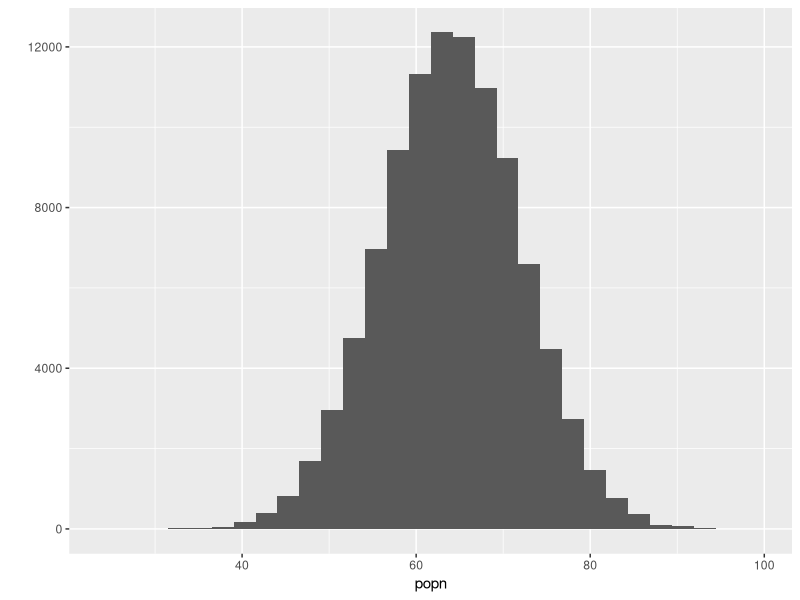
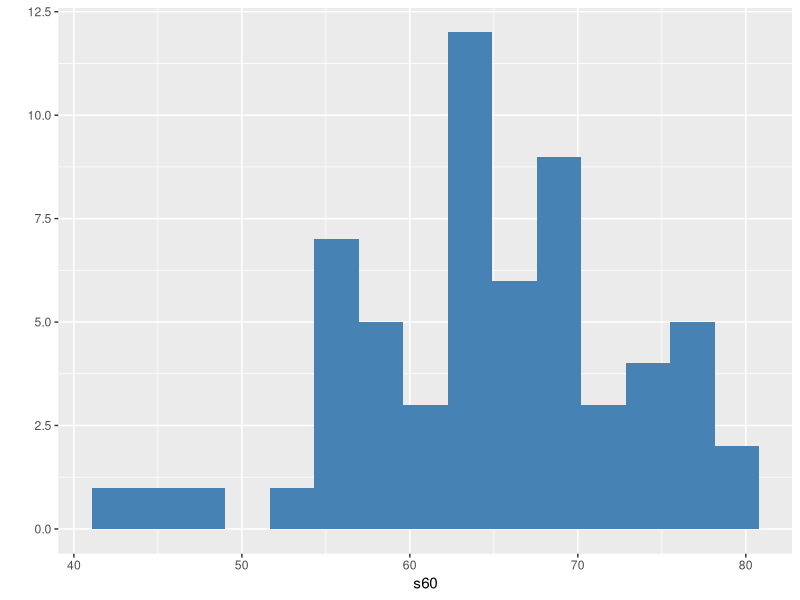
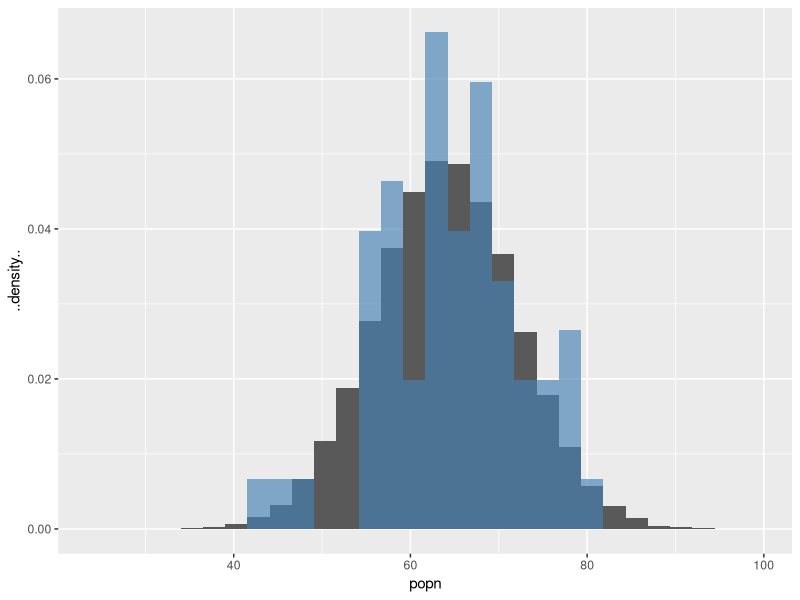
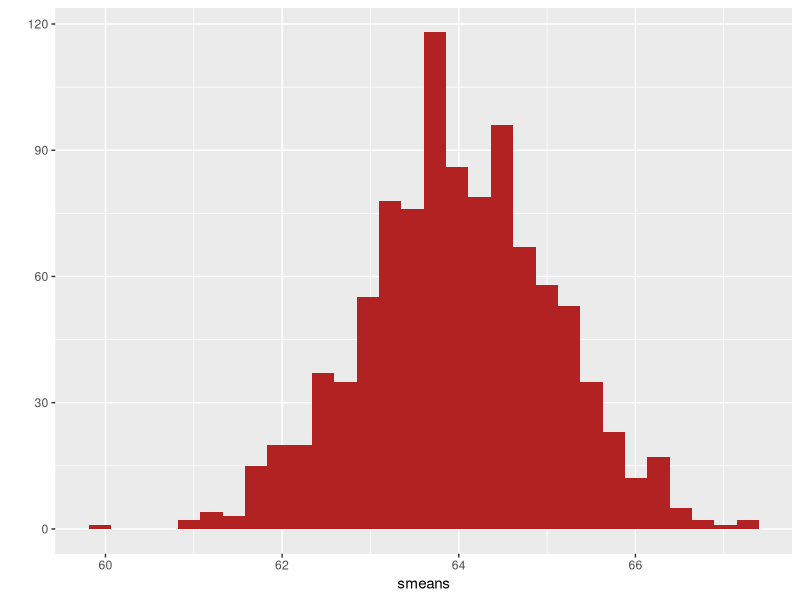
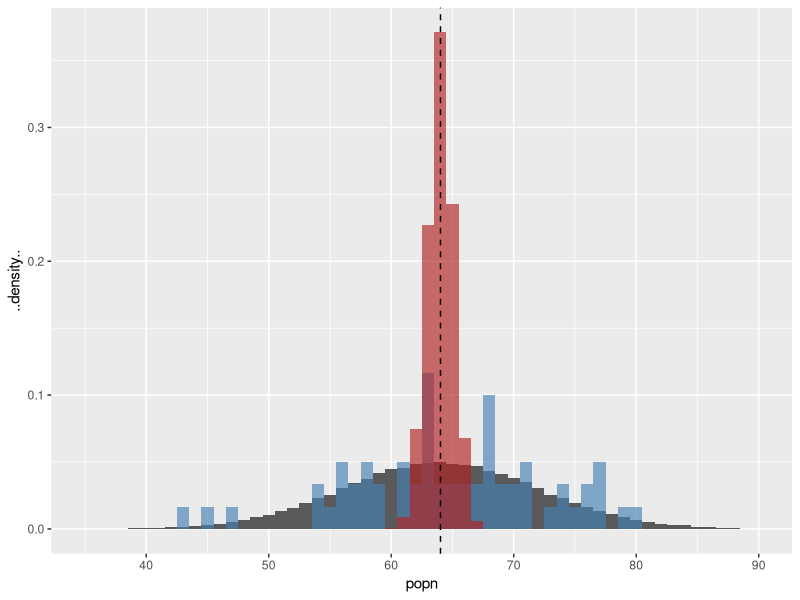
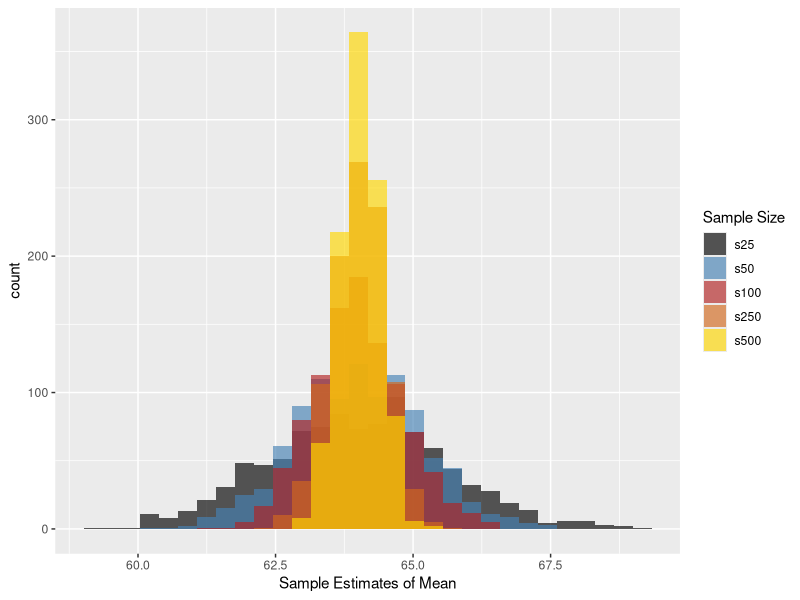
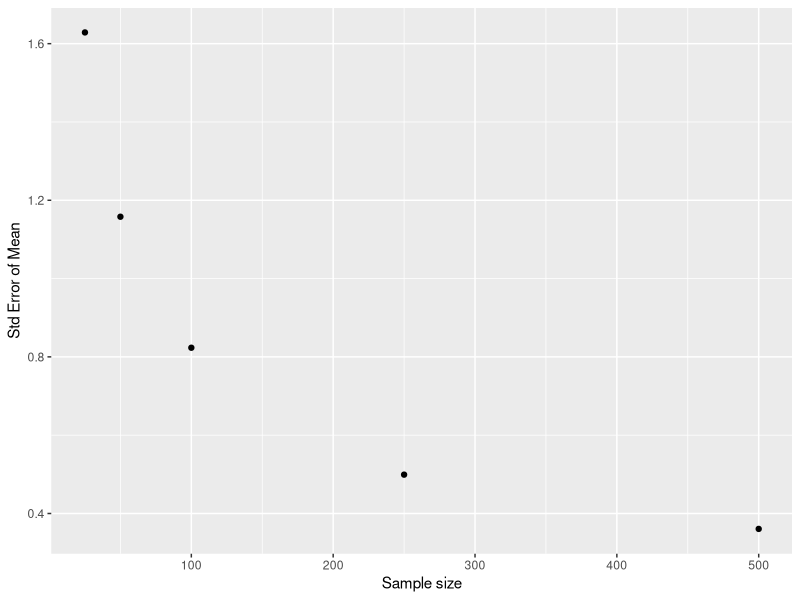
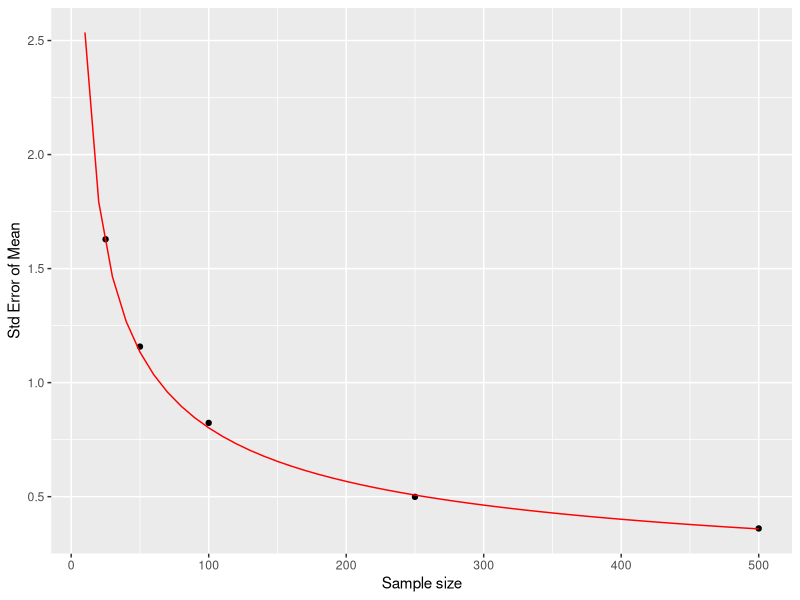

R code for these plots, in order:
## ---- chunk 1
knitr::opts_chunk$set(echo = TRUE, prompt = FALSE, eval = TRUE, 
                      comment=NA, warning = FALSE, results="markup",
                      message = FALSE, cache = FALSE)
options(digits = 4)
## ---- chunk 2
set.seed(20161017)

mu <- 64
sigma <- 8
n <- 100000
popn <- rnorm(n, mean = mu, sd = sigma)
true.mu <- mean(popn)
true.sigma <- sd(popn)
## ---- chunk 3
library(ggplot2)
qplot(popn, geom = "histogram")
## ---- chunk 4
s60 <- sample(popn, 60)
## ---- chunk 5
qplot(s60, geom = "histogram", fill = I("steelblue"), bins=15)
## ---- chunk 6
qplot(popn, y = ..density.., geom = "histogram") +
  geom_histogram(aes(x = s60, y = ..density..), 
                 alpha = 0.65, fill = "steelblue")
## ---- chunk 7
smeans <- rep(NA, 1000)
for (i in 1:1000) {
    rsample <- sample(popn, size=60)
    smeans[i] <- mean(rsample)
}
## ---- chunk 8
qplot(smeans, geom = "histogram", fill = I("firebrick"))
## ---- chunk 9
qplot(popn, y = ..density.., geom = "histogram",
      binwidth=1) +
  geom_histogram(aes(x = s60, y = ..density..), 
                 alpha = 0.65, fill = "steelblue", 
                 binwidth=1) +
  geom_histogram(aes(x = smeans, y = ..density..), 
                 alpha = 0.65, fill = "firebrick", 
                 binwidth=1) +
  geom_vline(xintercept = true.mu, linetype = "dashed") + 
  lims(x = c(35,90))
## ---- chunk 10
c(mean(smeans), true.mu)
## ---- chunk 11
sampling.distn.of.mean <- function(X, size = 25, nreps = 1000) {
  sample.means <- rep(NA, nreps)
  for(i in 1:nreps) {
    sample.n <- sample(X, size)
    sample.means[i] = mean(sample.n)  
  }
  return(sample.means)
}
## ---- chunk 12
smeans.25 <- sampling.distn.of.mean(popn, size = 25)
smeans.50 <- sampling.distn.of.mean(popn, size = 50)
smeans.100 <- sampling.distn.of.mean(popn, size = 100)
smeans.250 <- sampling.distn.of.mean(popn, size = 250)
smeans.500 <- sampling.distn.of.mean(popn, size = 500)
## ---- chunk 13
ggplot() + 
  geom_histogram(aes(x = smeans.25, fill="s25"), alpha=0.65) + 
  geom_histogram(aes(x = smeans.50, fill="s50"), alpha=0.65) +
  geom_histogram(aes(x = smeans.100, fill="s100"), alpha=0.65) +
  geom_histogram(aes(x = smeans.250, fill="s250"), alpha=0.65) +
  geom_histogram(aes(x = smeans.500, fill="s500"), alpha=0.65) +
  scale_fill_manual("Sample Size",
                    values=c(s25  = "black",
                             s50  = "steelblue",
                             s100 = "firebrick",
                             s250 = "chocolate",
                             s500 = "gold"),
                    breaks = c("s25", "s50", "s100", "s250", "s500")) + 
  labs(x = "Sample Estimates of Mean")
## ---- chunk 14
se.25 <- sd(smeans.25)
se.50 <- sd(smeans.50)
se.100 <- sd(smeans.100)
se.250 <- sd(smeans.250)
se.500 <- sd(smeans.500)

ssize <- c(25, 50, 100, 250, 500)
SE <- c(se.25, se.50, se.100, se.250, se.500)

qplot(ssize, SE) + 
  labs(x = "Sample size", y = "Std Error of Mean")
## ---- chunk 15
theory <- sapply(seq(10,500,10), function(x){ sd(popn)/sqrt(x) })

qplot(ssize, SE) + 
  geom_line(aes(x = seq(10,500,10), y = theory), color="red") +
  labs(x = "Sample size", y = "Std Error of Mean") 

## ---- chunk 16

pop.sd <- function(x) {
  sqrt(var(x)*(length(x)-1)/length(x))
}

sampling.distn.of.sd <- function(X, size = 25, nreps = 1000) {
  sample.sd <- rep(NA, nreps)
  for(i in 1:nreps) {
    sample.n <- sample(X, size)
    sample.sd[i] = sd(sample.n)  
  }
  return(sample.sd)
}
## ---- chunk 17
sd.25 <- sampling.distn.of.sd(popn, size = 25)
sd.50 <- sampling.distn.of.sd(popn, size = 50)
sd.100 <- sampling.distn.of.sd(popn, size = 100)
sd.250 <- sampling.distn.of.sd(popn, size = 250)
sd.500 <- sampling.distn.of.sd(popn, size = 500)
## ---- chunk 18
ggplot() + 
  geom_histogram(aes(x = sd.25, fill="s25"), alpha=0.65) + 
  geom_histogram(aes(x = sd.50, fill="s50"), alpha=0.65) +
  geom_histogram(aes(x = sd.100, fill="s100"), alpha=0.65) +
  geom_histogram(aes(x = sd.250, fill="s250"), alpha=0.65) +
  geom_histogram(aes(x = sd.500, fill="s500"), alpha=0.65) +
  scale_fill_manual("Sample Size",
                    values=c(s25  = "black",
                             s50  = "steelblue",
                             s100 = "firebrick",
                             s250 = "chocolate",
                             s500 = "gold"),
                    breaks = c("s25", "s50", "s100", "s250", "s500")) + 
  labs(x = "Sample Estimates of the Standard Deviation")
## ---- chunk 19
theory.sd <- sapply(seq(10,500,10), function(x){ sd(popn)/sqrt(2*(x-1)) })
SE.sd <- c(sd(sd.25), sd(sd.50), sd(sd.100), sd(sd.250), sd(sd.500))

qplot(ssize, SE.sd) + 
  geom_line(aes(x = seq(10,500,10), y = theory.sd), color="red") +
  labs(x = "Sample size", y = "Std Error of Std Deviation") 

